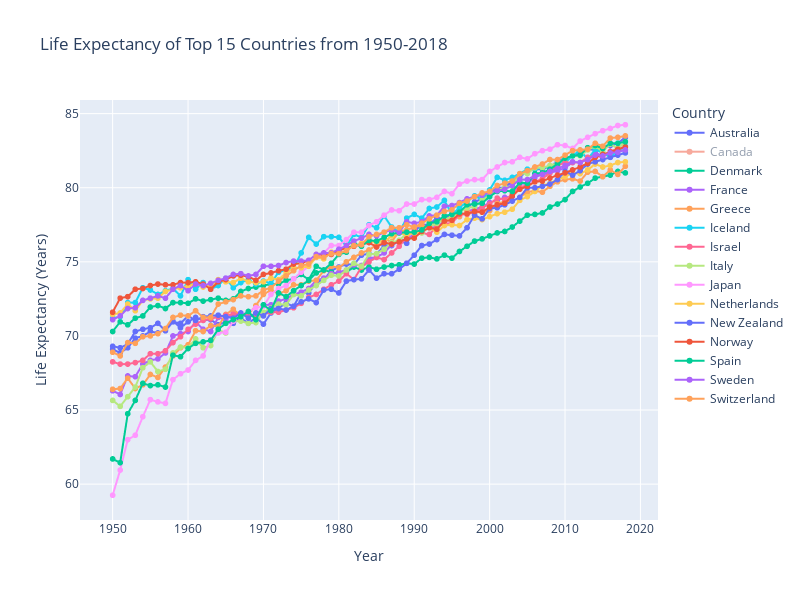

Source (notebook cell):
### Code cell
fig = px.line(data_filtered, x='Year', y='avg_life_exp', color='Country',
             title='Life Expectancy of Top 15 Countries from 1950-2018',
             labels={'avg_life_exp':'Life Expectancy (Years)'},
             hover_data=['Country'], markers=True, width=800, height=600)
fig.show()

### Figure 1 — Plotly figure (JSON) as saved in the notebook; plotly's stock layout.template omitted (floating-point values rounded to 4 significant figures)
{"data": [{"customdata": [["Australia"], ["Australia"], ["Australia"], ["Australia"], ["Australia"], ["Australia"], ["Australia"], ["Australia"], ["Australia"], ["Australia"], ["Australia"], ["Australia"], ["Australia"], ["Australia"], ["Australia"], ["Australia"], ["Australia"], ["Australia"], ["Australia"], ["Australia"], ["Australia"], ["Australia"], ["Australia"], ["Australia"], ["Australia"], ["Australia"], ["Australia"], ["Australia"], ["Australia"], ["Australia"], ["Australia"], ["Australia"], ["Australia"], ["Australia"], ["Australia"], ["Australia"], ["Australia"], ["Australia"], ["Australia"], ["Australia"], ["Australia"], ["Australia"], ["Australia"], ["Australia"], ["Australia"], ["Australia"], ["Australia"], ["Australia"], ["Australia"], ["Australia"], ["Australia"], ["Australia"], ["Australia"], ["Australia"], ["Australia"], ["Australia"], ["Australia"], ["Australia"], ["Australia"], ["Australia"], ["Australia"], ["Australia"], ["Australia"], ["Australia"], ["Australia"], ["Australia"], ["Australia"], ["Australia"], ["Australia"]], "hovertemplate": "Country=%{customdata[0]}<br>Year=%{x}<br>Life Expectancy (Years)=%{y}<extra></extra>", "legendgroup": "Australia", "line": {"color": "#636efa", "dash": "solid"}, "marker": {"symbol": "circle"}, "mode": "markers+lines", "name": "Australia", "showlegend": true, "type": "scattergl", "x": [1950, 1951, 1952, 1953, 1954, 1955, 1956, 1957, 1958, 1959, 1960, 1961, 1962, 1963, 1964, 1965, 1966, 1967, 1968, 1969, 1970, 1971, 1972, 1973, 1974, 1975, 1976, 1977, 1978, 1979, 1980, 1981, 1982, 1983, 1984, 1985, 1986, 1987, 1988, 1989, 1990, 1991, 1992, 1993, 1994, 1995, 1996, 1997, 1998, 1999, 2000, 2001, 2002, 2003, 2004, 2005, 2006, 2007, 2008, 2009, 2010, 2011, 2012, 2013, 2014, 2015, 2016, 2017, 2018], "xaxis": "x", "y": [69.1, 68.85, 69.2, 69.85, 70, 70.3, 70.2, 70.45, 71, 70.55, 70.95, 71.25, 71.05, 71.1, 70.75, 70.95, 70.85, 71.2, 70.85, 71.25, 70.8, 71.55, 71.9, 72.2, 72, 72.9, 72.9, 73.6, 73.8, 74.4, 74.65, 74.85, 74.8, 75.45, 75.55, 75.5, 76.1, 76.1, 76.4, 76.25, 77.05, 77.5, 77.5, 78, 77.85, 78.25, 78.4, 78.65, 79.05, 79.25, 79.6, 80, 80, 80.45, 80.75, 81.1, 81.25, 81.25, 81.45, 81.75, 82, 82.15, 82.3, 82.6, 82.55, 82.65, 82.85, 83, 83.4], "yaxis": "y"}, {"customdata": [["Canada"], ["Canada"], ["Canada"], ["Canada"], ["Canada"], ["Canada"], ["Canada"], ["Canada"], ["Canada"], ["Canada"], ["Canada"], ["Canada"], ["Canada"], ["Canada"], ["Canada"], ["Canada"], ["Canada"], ["Canada"], ["Canada"], ["Canada"], ["Canada"], ["Canada"], ["Canada"], ["Canada"], ["Canada"], ["Canada"], ["Canada"], ["Canada"], ["Canada"], ["Canada"], ["Canada"], ["Canada"], ["Canada"], ["Canada"], ["Canada"], ["Canada"], ["Canada"], ["Canada"], ["Canada"], ["Canada"], ["Canada"], ["Canada"], ["Canada"], ["Canada"], ["Canada"], ["Canada"], ["Canada"], ["Canada"], ["Canada"], ["Canada"], ["Canada"], ["Canada"], ["Canada"], ["Canada"], ["Canada"], ["Canada"], ["Canada"], ["Canada"], ["Canada"], ["Canada"], ["Canada"], ["Canada"], ["Canada"], ["Canada"], ["Canada"], ["Canada"], ["Canada"], ["Canada"], ["Canada"]], "hovertemplate": "Country=%{customdata[0]}<br>Year=%{x}<br>Life Expectancy (Years)=%{y}<extra></extra>", "legendgroup": "Canada", "line": {"color": "#EF553B", "dash": "solid"}, "marker": {"symbol": "circle"}, "mode": "markers+lines", "name": "Canada", "showlegend": true, "type": "scattergl", "visible": "legendonly", "x": [1950, 1951, 1952, 1953, 1954, 1955, 1956, 1957, 1958, 1959, 1960, 1961, 1962, 1963, 1964, 1965, 1966, 1967, 1968, 1969, 1970, 1971, 1972, 1973, 1974, 1975, 1976, 1977, 1978, 1979, 1980, 1981, 1982, 1983, 1984, 1985, 1986, 1987, 1988, 1989, 1990, 1991, 1992, 1993, 1994, 1995, 1996, 1997, 1998, 1999, 2000, 2001, 2002, 2003, 2004, 2005, 2006, 2007, 2008, 2009, 2010, 2011, 2012, 2013, 2014, 2015, 2016, 2017, 2018], "xaxis": "x", "y": [68.4, 68.65, 68.85, 69.25, 70.1, 70.2, 70.15, 70.15, 70.8, 70.8, 71.2, 71.45, 71.4, 71.45, 71.85, 72, 72.1, 72.3, 72.45, 72.6, 72.8, 73.15, 73, 73.25, 73.3, 73.6, 74.05, 74.3, 74.6, 74.95, 75.15, 75.55, 75.75, 76.1, 76.4, 76.35, 76.5, 76.8, 76.9, 77.15, 77.4, 77.55, 77.85, 77.7, 77.9, 78, 78.25, 78.45, 78.65, 78.85, 79.2, 79.35, 79.5, 79.65, 80, 80.05, 80.5, 80.5, 80.7, 81, 81.3, 81.5, 81.7, 81.75, 81.8, 81.9, 82.05, 82, 82.05], "yaxis": "y"}, {"customdata": [["Denmark"], ["Denmark"], ["Denmark"], ["Denmark"], ["Denmark"], ["Denmark"], ["Denmark"], ["Denmark"], ["Denmark"], ["Denmark"], ["Denmark"], ["Denmark"], ["Denmark"], ["Denmark"], ["Denmark"], ["Denmark"], ["Denmark"], ["Denmark"], ["Denmark"], ["Denmark"], ["Denmark"], ["Denmark"], ["Denmark"], ["Denmark"], ["Denmark"], ["Denmark"], ["Denmark"], ["Denmark"], ["Denmark"], ["Denmark"], ["Denmark"], ["Denmark"], ["Denmark"], ["Denmark"], ["Denmark"], ["Denmark"], ["Denmark"], ["Denmark"], ["Denmark"], ["Denmark"], ["Denmark"], ["Denmark"], ["Denmark"], ["Denmark"], ["Denmark"], ["Denmark"], ["Denmark"], ["Denmark"], ["Denmark"], ["Denmark"], ["Denmark"], ["Denmark"], ["Denmark"], ["Denmark"], ["Denmark"], ["Denmark"], ["Denmark"], ["Denmark"], ["Denmark"], ["Denmark"], ["Denmark"], ["Denmark"], ["Denmark"], ["Denmark"], ["Denmark"], ["Denmark"], ["Denmark"], ["Denmark"], ["Denmark"]], "hovertemplate": "Country=%{customdata[0]}<br>Year=%{x}<br>Life Expectancy (Years)=%{y}<extra></extra>", "legendgroup": "Denmark", "line": {"color": "#00cc96", "dash": "solid"}, "marker": {"symbol": "circle"}, "mode": "markers+lines", "name": "Denmark", "showlegend": true, "type": "scattergl", "visible": true, "x": [1950, 1951, 1952, 1953, 1954, 1955, 1956, 1957, 1958, 1959, 1960, 1961, 1962, 1963, 1964, 1965, 1966, 1967, 1968, 1969, 1970, 1971, 1972, 1973, 1974, 1975, 1976, 1977, 1978, 1979, 1980, 1981, 1982, 1983, 1984, 1985, 1986, 1987, 1988, 1989, 1990, 1991, 1992, 1993, 1994, 1995, 1996, 1997, 1998, 1999, 2000, 2001, 2002, 2003, 2004, 2005, 2006, 2007, 2008, 2009, 2010, 2011, 2012, 2013, 2014, 2015, 2016, 2017, 2018], "xaxis": "x", "y": [70.3, 70.95, 70.75, 71.2, 71.35, 71.95, 72.05, 71.85, 72.25, 72.25, 72.2, 72.5, 72.35, 72.45, 72.55, 72.4, 72.5, 73, 73.2, 73.3, 73.4, 73.5, 73.5, 73.75, 73.85, 74.15, 73.8, 74.7, 74.45, 74.3, 74.2, 74.3, 74.65, 74.45, 74.65, 74.5, 74.65, 74.75, 74.8, 74.9, 74.85, 75.25, 75.3, 75.2, 75.45, 75.25, 75.7, 76.05, 76.4, 76.55, 76.75, 76.95, 77.05, 77.35, 77.75, 78.15, 78.2, 78.3, 78.7, 78.9, 79.2, 79.75, 80.05, 80.3, 80.65, 80.75, 80.85, 81.1, 81], "yaxis": "y"}, {"customdata": [["France"], ["France"], ["France"], ["France"], ["France"], ["France"], ["France"], ["France"], ["France"], ["France"], ["France"], ["France"], ["France"], ["France"], ["France"], ["France"], ["France"], ["France"], ["France"], ["France"], ["France"], ["France"], ["France"], ["France"], ["France"], ["France"], ["France"], ["France"], ["France"], ["France"], ["France"], ["France"], ["France"], ["France"], ["France"], ["France"], ["France"], ["France"], ["France"], ["France"], ["France"], ["France"], ["France"], ["France"], ["France"], ["France"], ["France"], ["France"], ["France"], ["France"], ["France"], ["France"], ["France"], ["France"], ["France"], ["France"], ["France"], ["France"], ["France"], ["France"], ["France"], ["France"], ["France"], ["France"], ["France"], ["France"], ["France"], ["France"], ["France"]], "hovertemplate": "Country=%{customdata[0]}<br>Year=%{x}<br>Life Expectancy (Years)=%{y}<extra></extra>", "legendgroup": "France", "line": {"color": "#ab63fa", "dash": "solid"}, "marker": {"symbol": "circle"}, "mode": "markers+lines", "name": "France", "showlegend": true, "type": "scattergl", "visible": true, "x": [1950, 1951, 1952, 1953, 1954, 1955, 1956, 1957, 1958, 1959, 1960, 1961, 1962, 1963, 1964, 1965, 1966, 1967, 1968, 1969, 1970, 1971, 1972, 1973, 1974, 1975, 1976, 1977, 1978, 1979, 1980, 1981, 1982, 1983, 1984, 1985, 1986, 1987, 1988, 1989, 1990, 1991, 1992, 1993, 1994, 1995, 1996, 1997, 1998, 1999, 2000, 2001, 2002, 2003, 2004, 2005, 2006, 2007, 2008, 2009, 2010, 2011, 2012, 2013, 2014, 2015, 2016, 2017, 2018], "xaxis": "x", "y": [66.3, 66.05, 67.3, 67.25, 68.1, 68.35, 68.45, 68.85, 70, 70.15, 70.3, 70.95, 70.45, 70.3, 71.25, 71.1, 71.5, 71.5, 71.5, 71.25, 72.1, 72.1, 72.35, 72.5, 72.8, 72.95, 73.2, 73.75, 73.9, 74.2, 74.3, 74.45, 74.8, 74.75, 75.25, 75.3, 75.6, 76.15, 76.4, 76.55, 76.85, 77.05, 77.3, 77.35, 77.75, 77.85, 78.05, 78.4, 78.55, 78.7, 79, 79.15, 79.35, 79.4, 80.3, 80.25, 80.7, 80.9, 81, 81.15, 81.35, 81.7, 81.7, 81.95, 82.4, 82.1, 82.35, 82.45, 82.55], "yaxis": "y"}, {"customdata": [["Greece"], ["Greece"], ["Greece"], ["Greece"], ["Greece"], ["Greece"], ["Greece"], ["Greece"], ["Greece"], ["Greece"], ["Greece"], ["Greece"], ["Greece"], ["Greece"], ["Greece"], ["Greece"], ["Greece"], ["Greece"], ["Greece"], ["Greece"], ["Greece"], ["Greece"], ["Greece"], ["Greece"], ["Greece"], ["Greece"], ["Greece"], ["Greece"], ["Greece"], ["Greece"], ["Greece"], ["Greece"], ["Greece"], ["Greece"], ["Greece"], ["Greece"], ["Greece"], ["Greece"], ["Greece"], ["Greece"], ["Greece"], ["Greece"], ["Greece"], ["Greece"], ["Greece"], ["Greece"], ["Greece"], ["Greece"], ["Greece"], ["Greece"], ["Greece"], ["Greece"], ["Greece"], ["Greece"], ["Greece"], ["Greece"], ["Greece"], ["Greece"], ["Greece"], ["Greece"], ["Greece"], ["Greece"], ["Greece"], ["Greece"], ["Greece"], ["Greece"], ["Greece"], ["Greece"], ["Greece"]], "hovertemplate": "Country=%{customdata[0]}<br>Year=%{x}<br>Life Expectancy (Years)=%{y}<extra></extra>", "legendgroup": "Greece", "line": {"color": "#FFA15A", "dash": "solid"}, "marker": {"symbol": "circle"}, "mode": "markers+lines", "name": "Greece", "showlegend": true, "type": "scattergl", "visible": true, "x": [1950, 1951, 1952, 1953, 1954, 1955, 1956, 1957, 1958, 1959, 1960, 1961, 1962, 1963, 1964, 1965, 1966, 1967, 1968, 1969, 1970, 1971, 1972, 1973, 1974, 1975, 1976, 1977, 1978, 1979, 1980, 1981, 1982, 1983, 1984, 1985, 1986, 1987, 1988, 1989, 1990, 1991, 1992, 1993, 1994, 1995, 1996, 1997, 1998, 1999, 2000, 2001, 2002, 2003, 2004, 2005, 2006, 2007, 2008, 2009, 2010, 2011, 2012, 2013, 2014, 2015, 2016, 2017, 2018], "xaxis": "x", "y": [66.4, 66.45, 67.15, 66.45, 66.7, 67.4, 67.2, 67.9, 68.65, 69.2, 69.4, 70.35, 70.3, 70.7, 70.65, 71.45, 71.8, 71.35, 71.45, 72.05, 72.8, 73.1, 72.85, 73.05, 73.45, 73.45, 73.7, 73.75, 74.4, 74.7, 74.6, 75, 75.3, 75.6, 75.8, 76.15, 76.55, 76.35, 77.05, 77.15, 77.35, 77.45, 77.3, 77.7, 77.85, 77.85, 78.05, 78.4, 78.3, 78.4, 78.45, 78.95, 79.05, 79.1, 79.35, 79.7, 79.8, 79.7, 80.1, 80.4, 80.55, 80.6, 80.45, 81.05, 81.1, 80.75, 81.2, 80.9, 81.45], "yaxis": "y"}, {"customdata": [["Iceland"], ["Iceland"], ["Iceland"], ["Iceland"], ["Iceland"], ["Iceland"], ["Iceland"], ["Iceland"], ["Iceland"], ["Iceland"], ["Iceland"], ["Iceland"], ["Iceland"], ["Iceland"], ["Iceland"], ["Iceland"], ["Iceland"], ["Iceland"], ["Iceland"], ["Iceland"], ["Iceland"], ["Iceland"], ["Iceland"], ["Iceland"], ["Iceland"], ["Iceland"], ["Iceland"], ["Iceland"], ["Iceland"], ["Iceland"], ["Iceland"], ["Iceland"], ["Iceland"], ["Iceland"], ["Iceland"], ["Iceland"], ["Iceland"], ["Iceland"], ["Iceland"], ["Iceland"], ["Iceland"], ["Iceland"], ["Iceland"], ["Iceland"], ["Iceland"], ["Iceland"], ["Iceland"], ["Iceland"], ["Iceland"], ["Iceland"], ["Iceland"], ["Iceland"], ["Iceland"], ["Iceland"], ["Iceland"], ["Iceland"], ["Iceland"], ["Iceland"], ["Iceland"], ["Iceland"], ["Iceland"], ["Iceland"], ["Iceland"], ["Iceland"], ["Iceland"], ["Iceland"], ["Iceland"], ["Iceland"], ["Iceland"]], "hovertemplate": "Country=%{customdata[0]}<br>Year=%{x}<br>Life Expectancy (Years)=%{y}<extra></extra>", "legendgroup": "Iceland", "line": {"color": "#19d3f3", "dash": "solid"}, "marker": {"symbol": "circle"}, "mode": "markers+lines", "name": "Iceland", "showlegend": true, "type": "scattergl", "x": [1950, 1951, 1952, 1953, 1954, 1955, 1956, 1957, 1958, 1959, 1960, 1961, 1962, 1963, 1964, 1965, 1966, 1967, 1968, 1969, 1970, 1971, 1972, 1973, 1974, 1975, 1976, 1977, 1978, 1979, 1980, 1981, 1982, 1983, 1984, 1985, 1986, 1987, 1988, 1989, 1990, 1991, 1992, 1993, 1994, 1995, 1996, 1997, 1998, 1999, 2000, 2001, 2002, 2003, 2004, 2005, 2006, 2007, 2008, 2009, 2010, 2011, 2012, 2013, 2014, 2015, 2016, 2017, 2018], "xaxis": "x", "y": [71.2, 71.3, 72.25, 72.25, 73.25, 73.1, 72.8, 73.05, 73.2, 72.7, 73.8, 73.15, 73.6, 73.15, 73.4, 73.9, 73.25, 73.6, 73.8, 73.5, 73.7, 73.55, 74.3, 74.45, 74.6, 75.6, 76.65, 76.2, 76.7, 76.7, 76.65, 76.05, 76.85, 76.65, 77.5, 77.3, 78.1, 77.35, 77, 77.95, 78.2, 77.95, 78.6, 78.7, 79.15, 78.2, 78.65, 79.05, 79.45, 79.2, 79.85, 80.7, 80.5, 80.7, 80.95, 81.25, 81.25, 81.35, 81.4, 81.6, 81.7, 82.15, 82.55, 81.9, 82.6, 82.35, 82.05, 82.5, 82.8], "yaxis": "y"}, {"customdata": [["Israel"], ["Israel"], ["Israel"], ["Israel"], ["Israel"], ["Israel"], ["Israel"], ["Israel"], ["Israel"], ["Israel"], ["Israel"], ["Israel"], ["Israel"], ["Israel"], ["Israel"], ["Israel"], ["Israel"], ["Israel"], ["Israel"], ["Israel"], ["Israel"], ["Israel"], ["Israel"], ["Israel"], ["Israel"], ["Israel"], ["Israel"], ["Israel"], ["Israel"], ["Israel"], ["Israel"], ["Israel"], ["Israel"], ["Israel"], ["Israel"], ["Israel"], ["Israel"], ["Israel"], ["Israel"], ["Israel"], ["Israel"], ["Israel"], ["Israel"], ["Israel"], ["Israel"], ["Israel"], ["Israel"], ["Israel"], ["Israel"], ["Israel"], ["Israel"], ["Israel"], ["Israel"], ["Israel"], ["Israel"], ["Israel"], ["Israel"], ["Israel"], ["Israel"], ["Israel"], ["Israel"], ["Israel"], ["Israel"], ["Israel"], ["Israel"], ["Israel"], ["Israel"], ["Israel"], ["Israel"]], "hovertemplate": "Country=%{customdata[0]}<br>Year=%{x}<br>Life Expectancy (Years)=%{y}<extra></extra>", "legendgroup": "Israel", "line": {"color": "#FF6692", "dash": "solid"}, "marker": {"symbol": "circle"}, "mode": "markers+lines", "name": "Israel", "showlegend": true, "type": "scattergl", "x": [1950, 1951, 1952, 1953, 1954, 1955, 1956, 1957, 1958, 1959, 1960, 1961, 1962, 1963, 1964, 1965, 1966, 1967, 1968, 1969, 1970, 1971, 1972, 1973, 1974, 1975, 1976, 1977, 1978, 1979, 1980, 1981, 1982, 1983, 1984, 1985, 1986, 1987, 1988, 1989, 1990, 1991, 1992, 1993, 1994, 1995, 1996, 1997, 1998, 1999, 2000, 2001, 2002, 2003, 2004, 2005, 2006, 2007, 2008, 2009, 2010, 2011, 2012, 2013, 2014, 2015, 2016, 2017, 2018], "xaxis": "x", "y": [68.25, 68.1, 68.1, 68.2, 68.35, 68.8, 68.8, 69, 69.55, 69.95, 70.45, 70.8, 71.05, 71.15, 71.3, 71.4, 71.45, 71.5, 71.4, 71.45, 71.45, 71.6, 71.6, 71.75, 71.9, 72.2, 72.6, 72.8, 73.15, 73.45, 73.7, 74.2, 73.8, 74.65, 75, 75.3, 75.15, 75.6, 76.05, 76.65, 77.15, 76.95, 76.85, 77.4, 77.6, 77.6, 78.2, 78.2, 78.35, 78.65, 78.9, 79.3, 79.2, 79.55, 80.05, 80.15, 80.4, 80.6, 81, 81.5, 81.7, 81.7, 81.7, 82.05, 82.15, 82.05, 82.45, 82.65, 82.75], "yaxis": "y"}, {"customdata": [["Italy"], ["Italy"], ["Italy"], ["Italy"], ["Italy"], ["Italy"], ["Italy"], ["Italy"], ["Italy"], ["Italy"], ["Italy"], ["Italy"], ["Italy"], ["Italy"], ["Italy"], ["Italy"], ["Italy"], ["Italy"], ["Italy"], ["Italy"], ["Italy"], ["Italy"], ["Italy"], ["Italy"], ["Italy"], ["Italy"], ["Italy"], ["Italy"], ["Italy"], ["Italy"], ["Italy"], ["Italy"], ["Italy"], ["Italy"], ["Italy"], ["Italy"], ["Italy"], ["Italy"], ["Italy"], ["Italy"], ["Italy"], ["Italy"], ["Italy"], ["Italy"], ["Italy"], ["Italy"], ["Italy"], ["Italy"], ["Italy"], ["Italy"], ["Italy"], ["Italy"], ["Italy"], ["Italy"], ["Italy"], ["Italy"], ["Italy"], ["Italy"], ["Italy"], ["Italy"], ["Italy"], ["Italy"], ["Italy"], ["Italy"], ["Italy"], ["Italy"], ["Italy"], ["Italy"], ["Italy"]], "hovertemplate": "Country=%{customdata[0]}<br>Year=%{x}<br>Life Expectancy (Years)=%{y}<extra></extra>", "legendgroup": "Italy", "line": {"color": "#B6E880", "dash": "solid"}, "marker": {"symbol": "circle"}, "mode": "markers+lines", "name": "Italy", "showlegend": true, "type": "scattergl", "x": [1950, 1951, 1952, 1953, 1954, 1955, 1956, 1957, 1958, 1959, 1960, 1961, 1962, 1963, 1964, 1965, 1966, 1967, 1968, 1969, 1970, 1971, 1972, 1973, 1974, 1975, 1976, 1977, 1978, 1979, 1980, 1981, 1982, 1983, 1984, 1985, 1986, 1987, 1988, 1989, 1990, 1991, 1992, 1993, 1994, 1995, 1996, 1997, 1998, 1999, 2000, 2001, 2002, 2003, 2004, 2005, 2006, 2007, 2008, 2009, 2010, 2011, 2012, 2013, 2014, 2015, 2016, 2017, 2018], "xaxis": "x", "y": [65.65, 65.25, 65.9, 66.55, 67.85, 68.25, 67.6, 67.75, 68.85, 69.25, 69.2, 69.8, 69.2, 69.35, 70.4, 70.2, 71, 71, 70.85, 70.9, 71.6, 71.9, 72.15, 72.1, 72.8, 72.7, 73.1, 73.4, 73.75, 74.1, 74.05, 74.45, 74.9, 74.7, 75.5, 75.55, 75.85, 76.3, 76.45, 76.9, 76.95, 76.95, 77.35, 77.6, 77.85, 78.05, 78.35, 78.65, 78.7, 79.15, 79.5, 79.8, 80.05, 80.1, 80.95, 80.95, 81.35, 81.35, 81.5, 81.65, 82, 82.15, 82.15, 82.55, 82.8, 82.45, 82.95, 82.65, 83.1], "yaxis": "y"}, {"customdata": [["Japan"], ["Japan"], ["Japan"], ["Japan"], ["Japan"], ["Japan"], ["Japan"], ["Japan"], ["Japan"], ["Japan"], ["Japan"], ["Japan"], ["Japan"], ["Japan"], ["Japan"], ["Japan"], ["Japan"], ["Japan"], ["Japan"], ["Japan"], ["Japan"], ["Japan"], ["Japan"], ["Japan"], ["Japan"], ["Japan"], ["Japan"], ["Japan"], ["Japan"], ["Japan"], ["Japan"], ["Japan"], ["Japan"], ["Japan"], ["Japan"], ["Japan"], ["Japan"], ["Japan"], ["Japan"], ["Japan"], ["Japan"], ["Japan"], ["Japan"], ["Japan"], ["Japan"], ["Japan"], ["Japan"], ["Japan"], ["Japan"], ["Japan"], ["Japan"], ["Japan"], ["Japan"], ["Japan"], ["Japan"], ["Japan"], ["Japan"], ["Japan"], ["Japan"], ["Japan"], ["Japan"], ["Japan"], ["Japan"], ["Japan"], ["Japan"], ["Japan"], ["Japan"], ["Japan"], ["Japan"]], "hovertemplate": "Country=%{customdata[0]}<br>Year=%{x}<br>Life Expectancy (Years)=%{y}<extra></extra>", "legendgroup": "Japan", "line": {"color": "#FF97FF", "dash": "solid"}, "marker": {"symbol": "circle"}, "mode": "markers+lines", "name": "Japan", "showlegend": true, "type": "scattergl", "x": [1950, 1951, 1952, 1953, 1954, 1955, 1956, 1957, 1958, 1959, 1960, 1961, 1962, 1963, 1964, 1965, 1966, 1967, 1968, 1969, 1970, 1971, 1972, 1973, 1974, 1975, 1976, 1977, 1978, 1979, 1980, 1981, 1982, 1983, 1984, 1985, 1986, 1987, 1988, 1989, 1990, 1991, 1992, 1993, 1994, 1995, 1996, 1997, 1998, 1999, 2000, 2001, 2002, 2003, 2004, 2005, 2006, 2007, 2008, 2009, 2010, 2011, 2012, 2013, 2014, 2015, 2016, 2017, 2018], "xaxis": "x", "y": [59.25, 60.95, 63, 63.3, 64.55, 65.7, 65.55, 65.45, 67.05, 67.45, 67.7, 68.35, 68.65, 69.75, 70.2, 70.25, 71, 71.4, 71.65, 71.9, 72, 72.8, 73.2, 73.4, 73.85, 74.3, 74.7, 75.3, 75.6, 76.1, 76.1, 76.5, 77, 77, 77.45, 77.7, 78.15, 78.5, 78.45, 78.9, 78.9, 79.2, 79.2, 79.35, 79.75, 79.6, 80.25, 80.45, 80.55, 80.55, 81.1, 81.4, 81.7, 81.75, 82.05, 81.95, 82.3, 82.5, 82.6, 82.9, 82.85, 82.65, 83.15, 83.4, 83.65, 83.85, 84, 84.2, 84.25], "yaxis": "y"}, {"customdata": [["Netherlands"], ["Netherlands"], ["Netherlands"], ["Netherlands"], ["Netherlands"], ["Netherlands"], ["Netherlands"], ["Netherlands"], ["Netherlands"], ["Netherlands"], ["Netherlands"], ["Netherlands"], ["Netherlands"], ["Netherlands"], ["Netherlands"], ["Netherlands"], ["Netherlands"], ["Netherlands"], ["Netherlands"], ["Netherlands"], ["Netherlands"], ["Netherlands"], ["Netherlands"], ["Netherlands"], ["Netherlands"], ["Netherlands"], ["Netherlands"], ["Netherlands"], ["Netherlands"], ["Netherlands"], ["Netherlands"], ["Netherlands"], ["Netherlands"], ["Netherlands"], ["Netherlands"], ["Netherlands"], ["Netherlands"], ["Netherlands"], ["Netherlands"], ["Netherlands"], ["Netherlands"], ["Netherlands"], ["Netherlands"], ["Netherlands"], ["Netherlands"], ["Netherlands"], ["Netherlands"], ["Netherlands"], ["Netherlands"], ["Netherlands"], ["Netherlands"], ["Netherlands"], ["Netherlands"], ["Netherlands"], ["Netherlands"], ["Netherlands"], ["Netherlands"], ["Netherlands"], ["Netherlands"], ["Netherlands"], ["Netherlands"], ["Netherlands"], ["Netherlands"], ["Netherlands"], ["Netherlands"], ["Netherlands"], ["Netherlands"], ["Netherlands"], ["Netherlands"]], "hovertemplate": "Country=%{customdata[0]}<br>Year=%{x}<br>Life Expectancy (Years)=%{y}<extra></extra>", "legendgroup": "Netherlands", "line": {"color": "#FECB52", "dash": "solid"}, "marker": {"symbol": "circle"}, "mode": "markers+lines", "name": "Netherlands", "showlegend": true, "type": "scattergl", "x": [1950, 1951, 1952, 1953, 1954, 1955, 1956, 1957, 1958, 1959, 1960, 1961, 1962, 1963, 1964, 1965, 1966, 1967, 1968, 1969, 1970, 1971, 1972, 1973, 1974, 1975, 1976, 1977, 1978, 1979, 1980, 1981, 1982, 1983, 1984, 1985, 1986, 1987, 1988, 1989, 1990, 1991, 1992, 1993, 1994, 1995, 1996, 1997, 1998, 1999, 2000, 2001, 2002, 2003, 2004, 2005, 2006, 2007, 2008, 2009, 2010, 2011, 2012, 2013, 2014, 2015, 2016, 2017, 2018], "xaxis": "x", "y": [71.45, 71.55, 72.15, 71.7, 72.4, 72.5, 72.55, 73, 73.15, 73.25, 73.35, 73.55, 73.3, 73.4, 73.8, 73.65, 73.6, 73.9, 73.65, 73.6, 73.65, 73.9, 73.8, 74.25, 74.6, 74.6, 74.7, 75.3, 75.2, 75.65, 75.75, 76, 76.05, 76.25, 76.35, 76.35, 76.35, 76.75, 76.95, 76.8, 76.95, 77.05, 77.3, 77, 77.45, 77.5, 77.45, 77.85, 77.95, 77.85, 78.05, 78.25, 78.35, 78.55, 79.15, 79.4, 79.75, 80.15, 80.3, 80.55, 80.75, 81, 80.95, 81.2, 81.6, 81.4, 81.5, 81.7, 81.75], "yaxis": "y"}, {"customdata": [["New Zealand"], ["New Zealand"], ["New Zealand"], ["New Zealand"], ["New Zealand"], ["New Zealand"], ["New Zealand"], ["New Zealand"], ["New Zealand"], ["New Zealand"], ["New Zealand"], ["New Zealand"], ["New Zealand"], ["New Zealand"], ["New Zealand"], ["New Zealand"], ["New Zealand"], ["New Zealand"], ["New Zealand"], ["New Zealand"], ["New Zealand"], ["New Zealand"], ["New Zealand"], ["New Zealand"], ["New Zealand"], ["New Zealand"], ["New Zealand"], ["New Zealand"], ["New Zealand"], ["New Zealand"], ["New Zealand"], ["New Zealand"], ["New Zealand"], ["New Zealand"], ["New Zealand"], ["New Zealand"], ["New Zealand"], ["New Zealand"], ["New Zealand"], ["New Zealand"], ["New Zealand"], ["New Zealand"], ["New Zealand"], ["New Zealand"], ["New Zealand"], ["New Zealand"], ["New Zealand"], ["New Zealand"], ["New Zealand"], ["New Zealand"], ["New Zealand"], ["New Zealand"], ["New Zealand"], ["New Zealand"], ["New Zealand"], ["New Zealand"], ["New Zealand"], ["New Zealand"], ["New Zealand"], ["New Zealand"], ["New Zealand"], ["New Zealand"], ["New Zealand"], ["New Zealand"], ["New Zealand"], ["New Zealand"], ["New Zealand"], ["New Zealand"], ["New Zealand"]], "hovertemplate": "Country=%{customdata[0]}<br>Year=%{x}<br>Life Expectancy (Years)=%{y}<extra></extra>", "legendgroup": "New Zealand", "line": {"color": "#636efa", "dash": "solid"}, "marker": {"symbol": "circle"}, "mode": "markers+lines", "name": "New Zealand", "showlegend": true, "type": "scattergl", "x": [1950, 1951, 1952, 1953, 1954, 1955, 1956, 1957, 1958, 1959, 1960, 1961, 1962, 1963, 1964, 1965, 1966, 1967, 1968, 1969, 1970, 1971, 1972, 1973, 1974, 1975, 1976, 1977, 1978, 1979, 1980, 1981, 1982, 1983, 1984, 1985, 1986, 1987, 1988, 1989, 1990, 1991, 1992, 1993, 1994, 1995, 1996, 1997, 1998, 1999, 2000, 2001, 2002, 2003, 2004, 2005, 2006, 2007, 2008, 2009, 2010, 2011, 2012, 2013, 2014, 2015, 2016, 2017, 2018], "xaxis": "x", "y": [69.3, 69.2, 69.45, 70.3, 70.45, 70.55, 70.85, 70.35, 70.95, 70.85, 71.35, 71.05, 71.3, 71.35, 71.4, 71.3, 71.2, 71.55, 71.2, 71.55, 71.35, 71.85, 71.85, 71.75, 72, 72.3, 72.5, 72.25, 73.1, 73.15, 72.9, 73.7, 73.8, 73.85, 74.45, 73.9, 74.2, 74.2, 74.5, 74.9, 75.45, 76.1, 76.2, 76.5, 76.85, 76.8, 76.75, 77.3, 78.15, 77.9, 78.6, 78.65, 78.85, 79.1, 79.35, 80, 80, 80.1, 80.25, 80.55, 81.1, 80.85, 81.15, 81.6, 81.75, 81.9, 82.05, 82.2, 82.35], "yaxis": "y"}, {"customdata": [["Norway"], ["Norway"], ["Norway"], ["Norway"], ["Norway"], ["Norway"], ["Norway"], ["Norway"], ["Norway"], ["Norway"], ["Norway"], ["Norway"], ["Norway"], ["Norway"], ["Norway"], ["Norway"], ["Norway"], ["Norway"], ["Norway"], ["Norway"], ["Norway"], ["Norway"], ["Norway"], ["Norway"], ["Norway"], ["Norway"], ["Norway"], ["Norway"], ["Norway"], ["Norway"], ["Norway"], ["Norway"], ["Norway"], ["Norway"], ["Norway"], ["Norway"], ["Norway"], ["Norway"], ["Norway"], ["Norway"], ["Norway"], ["Norway"], ["Norway"], ["Norway"], ["Norway"], ["Norway"], ["Norway"], ["Norway"], ["Norway"], ["Norway"], ["Norway"], ["Norway"], ["Norway"], ["Norway"], ["Norway"], ["Norway"], ["Norway"], ["Norway"], ["Norway"], ["Norway"], ["Norway"], ["Norway"], ["Norway"], ["Norway"], ["Norway"], ["Norway"], ["Norway"], ["Norway"], ["Norway"]], "hovertemplate": "Country=%{customdata[0]}<br>Year=%{x}<br>Life Expectancy (Years)=%{y}<extra></extra>", "legendgroup": "Norway", "line": {"color": "#EF553B", "dash": "solid"}, "marker": {"symbol": "circle"}, "mode": "markers+lines", "name": "Norway", "showlegend": true, "type": "scattergl", "x": [1950, 1951, 1952, 1953, 1954, 1955, 1956, 1957, 1958, 1959, 1960, 1961, 1962, 1963, 1964, 1965, 1966, 1967, 1968, 1969, 1970, 1971, 1972, 1973, 1974, 1975, 1976, 1977, 1978, 1979, 1980, 1981, 1982, 1983, 1984, 1985, 1986, 1987, 1988, 1989, 1990, 1991, 1992, 1993, 1994, 1995, 1996, 1997, 1998, 1999, 2000, 2001, 2002, 2003, 2004, 2005, 2006, 2007, 2008, 2009, 2010, 2011, 2012, 2013, 2014, 2015, 2016, 2017, 2018], "xaxis": "x", "y": [71.6, 72.55, 72.65, 73.15, 73.2, 73.4, 73.5, 73.45, 73.45, 73.6, 73.6, 73.65, 73.5, 73.15, 73.65, 73.8, 74.05, 74.1, 74, 73.75, 74.15, 74.25, 74.4, 74.5, 74.85, 74.9, 75.1, 75.5, 75.5, 75.5, 75.75, 75.95, 76.05, 76.15, 76.3, 76, 76.3, 76.2, 76.35, 76.55, 76.6, 77.05, 77.3, 77.2, 77.75, 77.8, 78.25, 78.25, 78.4, 78.35, 78.7, 78.85, 78.95, 79.45, 79.9, 80.1, 80.4, 80.45, 80.65, 80.85, 81, 81.2, 81.4, 81.65, 82.05, 82.25, 82.4, 82.6, 82.75], "yaxis": "y"}, {"customdata": [["Spain"], ["Spain"], ["Spain"], ["Spain"], ["Spain"], ["Spain"], ["Spain"], ["Spain"], ["Spain"], ["Spain"], ["Spain"], ["Spain"], ["Spain"], ["Spain"], ["Spain"], ["Spain"], ["Spain"], ["Spain"], ["Spain"], ["Spain"], ["Spain"], ["Spain"], ["Spain"], ["Spain"], ["Spain"], ["Spain"], ["Spain"], ["Spain"], ["Spain"], ["Spain"], ["Spain"], ["Spain"], ["Spain"], ["Spain"], ["Spain"], ["Spain"], ["Spain"], ["Spain"], ["Spain"], ["Spain"], ["Spain"], ["Spain"], ["Spain"], ["Spain"], ["Spain"], ["Spain"], ["Spain"], ["Spain"], ["Spain"], ["Spain"], ["Spain"], ["Spain"], ["Spain"], ["Spain"], ["Spain"], ["Spain"], ["Spain"], ["Spain"], ["Spain"], ["Spain"], ["Spain"], ["Spain"], ["Spain"], ["Spain"], ["Spain"], ["Spain"], ["Spain"], ["Spain"], ["Spain"]], "hovertemplate": "Country=%{customdata[0]}<br>Year=%{x}<br>Life Expectancy (Years)=%{y}<extra></extra>", "legendgroup": "Spain", "line": {"color": "#00cc96", "dash": "solid"}, "marker": {"symbol": "circle"}, "mode": "markers+lines", "name": "Spain", "showlegend": true, "type": "scattergl", "x": [1950, 1951, 1952, 1953, 1954, 1955, 1956, 1957, 1958, 1959, 1960, 1961, 1962, 1963, 1964, 1965, 1966, 1967, 1968, 1969, 1970, 1971, 1972, 1973, 1974, 1975, 1976, 1977, 1978, 1979, 1980, 1981, 1982, 1983, 1984, 1985, 1986, 1987, 1988, 1989, 1990, 1991, 1992, 1993, 1994, 1995, 1996, 1997, 1998, 1999, 2000, 2001, 2002, 2003, 2004, 2005, 2006, 2007, 2008, 2009, 2010, 2011, 2012, 2013, 2014, 2015, 2016, 2017, 2018], "xaxis": "x", "y": [61.7, 61.45, 64.75, 65.65, 66.8, 66.65, 66.7, 66.55, 68.7, 68.6, 69.15, 69.5, 69.6, 69.7, 70.45, 70.85, 71.1, 71.3, 71.65, 71.1, 72.1, 71.7, 72.9, 72.65, 73.05, 73.4, 73.75, 74.25, 74.45, 74.9, 75.5, 75.65, 76.25, 76.05, 76.45, 76.4, 76.65, 76.9, 76.95, 77, 77, 77.15, 77.6, 77.7, 78.1, 78.2, 78.35, 78.85, 78.9, 78.95, 79.4, 79.75, 79.8, 79.75, 80.35, 80.3, 80.95, 81, 81.25, 81.6, 82, 82.15, 82.2, 82.7, 82.85, 82.65, 83, 83, 83.1], "yaxis": "y"}, {"customdata": [["Sweden"], ["Sweden"], ["Sweden"], ["Sweden"], ["Sweden"], ["Sweden"], ["Sweden"], ["Sweden"], ["Sweden"], ["Sweden"], ["Sweden"], ["Sweden"], ["Sweden"], ["Sweden"], ["Sweden"], ["Sweden"], ["Sweden"], ["Sweden"], ["Sweden"], ["Sweden"], ["Sweden"], ["Sweden"], ["Sweden"], ["Sweden"], ["Sweden"], ["Sweden"], ["Sweden"], ["Sweden"], ["Sweden"], ["Sweden"], ["Sweden"], ["Sweden"], ["Sweden"], ["Sweden"], ["Sweden"], ["Sweden"], ["Sweden"], ["Sweden"], ["Sweden"], ["Sweden"], ["Sweden"], ["Sweden"], ["Sweden"], ["Sweden"], ["Sweden"], ["Sweden"], ["Sweden"], ["Sweden"], ["Sweden"], ["Sweden"], ["Sweden"], ["Sweden"], ["Sweden"], ["Sweden"], ["Sweden"], ["Sweden"], ["Sweden"], ["Sweden"], ["Sweden"], ["Sweden"], ["Sweden"], ["Sweden"], ["Sweden"], ["Sweden"], ["Sweden"], ["Sweden"], ["Sweden"], ["Sweden"], ["Sweden"]], "hovertemplate": "Country=%{customdata[0]}<br>Year=%{x}<br>Life Expectancy (Years)=%{y}<extra></extra>", "legendgroup": "Sweden", "line": {"color": "#ab63fa", "dash": "solid"}, "marker": {"symbol": "circle"}, "mode": "markers+lines", "name": "Sweden", "showlegend": true, "type": "scattergl", "x": [1950, 1951, 1952, 1953, 1954, 1955, 1956, 1957, 1958, 1959, 1960, 1961, 1962, 1963, 1964, 1965, 1966, 1967, 1968, 1969, 1970, 1971, 1972, 1973, 1974, 1975, 1976, 1977, 1978, 1979, 1980, 1981, 1982, 1983, 1984, 1985, 1986, 1987, 1988, 1989, 1990, 1991, 1992, 1993, 1994, 1995, 1996, 1997, 1998, 1999, 2000, 2001, 2002, 2003, 2004, 2005, 2006, 2007, 2008, 2009, 2010, 2011, 2012, 2013, 2014, 2015, 2016, 2017, 2018], "xaxis": "x", "y": [71.1, 71.35, 71.85, 71.9, 72.4, 72.55, 72.7, 72.55, 73.15, 73.4, 73.05, 73.5, 73.4, 73.55, 73.75, 73.9, 74.15, 74.2, 74.05, 74.15, 74.7, 74.7, 74.75, 74.95, 75.05, 75.05, 75.1, 75.5, 75.6, 75.6, 75.85, 76.1, 76.4, 76.6, 76.85, 76.75, 77, 77.15, 77, 77.7, 77.6, 77.7, 78.1, 78.15, 78.75, 78.8, 79, 79.25, 79.4, 79.5, 79.7, 79.8, 79.9, 80.15, 80.55, 80.55, 80.8, 80.9, 81.1, 81.3, 81.5, 81.75, 81.7, 81.9, 82.2, 82.15, 82.35, 82.4, 82.55], "yaxis": "y"}, {"customdata": [["Switzerland"], ["Switzerland"], ["Switzerland"], ["Switzerland"], ["Switzerland"], ["Switzerland"], ["Switzerland"], ["Switzerland"], ["Switzerland"], ["Switzerland"], ["Switzerland"], ["Switzerland"], ["Switzerland"], ["Switzerland"], ["Switzerland"], ["Switzerland"], ["Switzerland"], ["Switzerland"], ["Switzerland"], ["Switzerland"], ["Switzerland"], ["Switzerland"], ["Switzerland"], ["Switzerland"], ["Switzerland"], ["Switzerland"], ["Switzerland"], ["Switzerland"], ["Switzerland"], ["Switzerland"], ["Switzerland"], ["Switzerland"], ["Switzerland"], ["Switzerland"], ["Switzerland"], ["Switzerland"], ["Switzerland"], ["Switzerland"], ["Switzerland"], ["Switzerland"], ["Switzerland"], ["Switzerland"], ["Switzerland"], ["Switzerland"], ["Switzerland"], ["Switzerland"], ["Switzerland"], ["Switzerland"], ["Switzerland"], ["Switzerland"], ["Switzerland"], ["Switzerland"], ["Switzerland"], ["Switzerland"], ["Switzerland"], ["Switzerland"], ["Switzerland"], ["Switzerland"], ["Switzerland"], ["Switzerland"], ["Switzerland"], ["Switzerland"], ["Switzerland"], ["Switzerland"], ["Switzerland"], ["Switzerland"], ["Switzerland"], ["Switzerland"], ["Switzerland"]], "hovertemplate": "Country=%{customdata[0]}<br>Year=%{x}<br>Life Expectancy (Years)=%{y}<extra></extra>", "legendgroup": "Switzerland", "line": {"color": "#FFA15A", "dash": "solid"}, "marker": {"symbol": "circle"}, "mode": "markers+lines", "name": "Switzerland", "showlegend": true, "type": "scattergl", "x": [1950, 1951, 1952, 1953, 1954, 1955, 1956, 1957, 1958, 1959, 1960, 1961, 1962, 1963, 1964, 1965, 1966, 1967, 1968, 1969, 1970, 1971, 1972, 1973, 1974, 1975, 1976, 1977, 1978, 1979, 1980, 1981, 1982, 1983, 1984, 1985, 1986, 1987, 1988, 1989, 1990, 1991, 1992, 1993, 1994, 1995, 1996, 1997, 1998, 1999, 2000, 2001, 2002, 2003, 2004, 2005, 2006, 2007, 2008, 2009, 2010, 2011, 2012, 2013, 2014, 2015, 2016, 2017, 2018], "xaxis": "x", "y": [68.9, 68.65, 69.55, 69.5, 69.95, 70, 70.15, 70.5, 71.25, 71.4, 71.35, 71.7, 71.25, 71.25, 72.15, 72.3, 72.45, 72.7, 72.65, 72.7, 73.1, 73.25, 73.7, 74.05, 74.4, 74.75, 74.85, 75.35, 75.3, 75.55, 75.55, 75.75, 76.1, 76.15, 76.7, 76.85, 77, 77.3, 77.3, 77.5, 77.35, 77.6, 77.9, 78.15, 78.4, 78.5, 78.95, 79.1, 79.4, 79.65, 79.75, 80.15, 80.3, 80.45, 80.95, 81.15, 81.4, 81.6, 81.9, 81.9, 82.2, 82.5, 82.55, 82.6, 83, 82.8, 83.35, 83.4, 83.5], "yaxis": "y"}], "layout": {"height": 600, "legend": {"title": {"text": "Country"}, "tracegroupgap": 0}, "title": {"text": "Life Expectancy of Top 15 Countries from 1950-2018"}, "width": 800, "xaxis": {"anchor": "y", "autorange": true, "domain": [0, 1], "range": [1946.0, 2022.0], "title": {"text": "Year"}, "type": "linear"}, "yaxis": {"anchor": "x", "autorange": true, "domain": [0, 1], "range": [57.58, 85.92], "title": {"text": "Life Expectancy (Years)"}, "type": "linear"}}}
